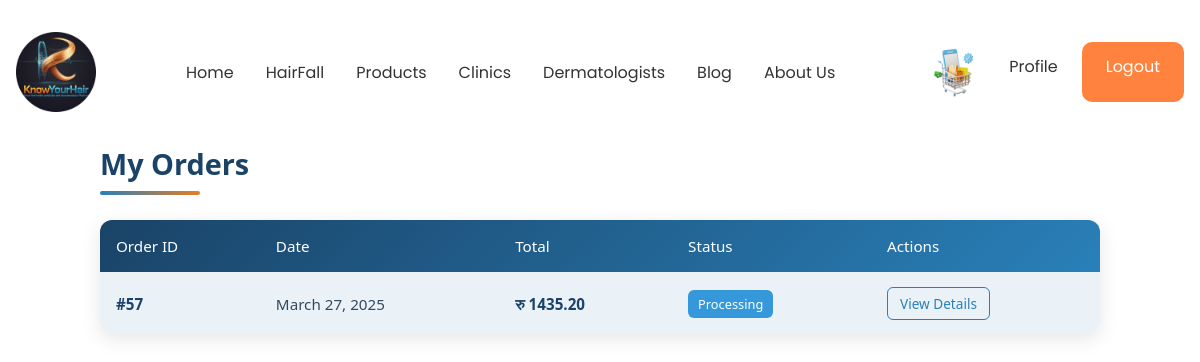
The app's page /product/my-orders/ (signed in), older data.
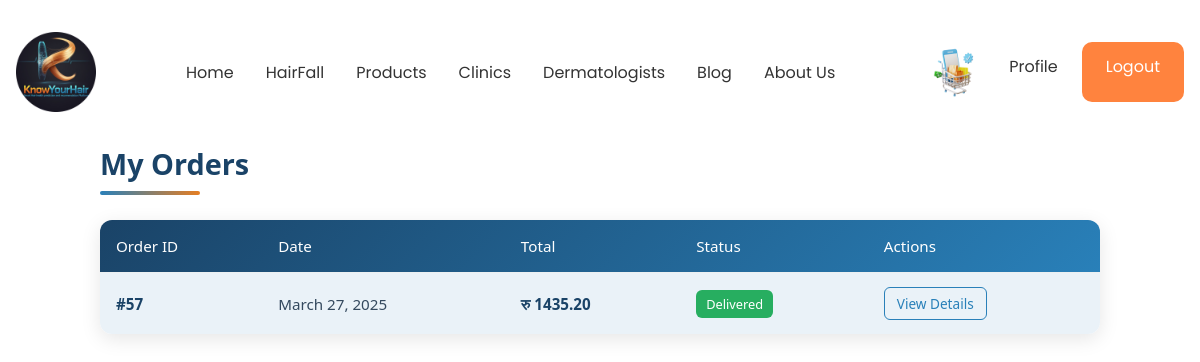
The same page, newer data.
### product/models.py (models this page shows, shortened)
class Order(models.Model):
    STATUS_CHOICES = [
        ('Pending', 'Pending'),
        ('Processing', 'Processing'),
        ('Shipped', 'Shipped'),
        ('Delivered', 'Delivered'),
        ('Cancelled', 'Cancelled'),
    ]
    user = models.ForeignKey(User, on_delete=models.CASCADE, related_name="orders")
    total_amount = models.DecimalField(max_digits=10, decimal_places=2, default=0.00)
    status = models.CharField(max_length=20, choices=STATUS_CHOICES, default='Pending')
    city = models.TextField( default='Kathmandu')
    postal_code = models.TextField(default='44600')
    shipping_address = models.TextField()
    phone = models.CharField(max_length=20)
    created_at = models.DateTimeField(auto_now_add=True)
    updated_at = models.DateTimeField(auto_now=True)
    transaction_uuid = models.CharField(max_length=100, blank=True, null=True)
    payment_ref = models.CharField(max_length=100, blank=True, null=True)
    payment_method = models.CharField(max_length=20, blank=True, null=True)

### product/views.py (the view)
# urls.py: path('my-orders/', views.my_orders, name='my_orders'),
@login_required
def my_orders(request):
    orders = Order.objects.filter(user=request.user).order_by('-created_at')
    return render(request, 'product/my_orders.html', {'orders': orders})

### product/templates/product/my_orders.html (shortened to what this page needs)
{% extends "base/base.html" %}
{% load static %}
{% block myOrders_css %}
<link rel="stylesheet" type="text/css" href="{% static 'product/css/myOrders.css' %}">
{% endblock %}
{% block content %}
<div class="order-list-container">
    <h2 class="order-list-title">My Orders</h2>
    {% if orders %}
        <div class="order-list-table-container">
            <table class="order-list-table">
                <thead class="order-list-table-head">
                    <tr>
                        <th>Order ID</th>
                        <th>Date</th>
                        <th>Total</th>
                        <th>Status</th>
                        <th>Actions</th>
                    </tr>
                </thead>
                <tbody class="order-list-table-body">
                    {% for order in orders %}
                    <tr>
                        <td class="order-list-order-id">#{{ order.id }}</td>
                        <td class="order-list-date">{{ order.created_at|date:"F j, Y" }}</td>
                        <td class="order-list-amount">रु {{ order.total_amount }}</td>
                        <td>
                            <span class="order-list-badge
                                {% if order.status == 'Pending' %}order-list-badge-warning
                                {% elif order.status == 'Processing' %}order-list-badge-info
                                {% elif order.status == 'Shipped' %}order-list-badge-primary
                                {% elif order.status == 'Delivered' %}order-list-badge-success
                                {% else %}order-list-badge-danger{% endif %}">
                                {{ order.status }}
                            </span>
                        </td>
                        <td>
                            <a href="{% url 'order_details' order.id %}" class="order-list-button">View Details</a>
                        </td>
                    </tr>
                    {% endfor %}
                </tbody>
            </table>
        </div>
    {% else %}
        <div class="order-list-alert">
            <p>You haven't placed any orders yet.</p>
            <a href="{% url 'KnowYourHair-product' %}" class="order-list-browse-button">Browse Products</a>
        </div>
    {% endif %}
</div>
{% endblock %}

Row changes from the older to the newer data that the page shows:
changed Order id 57: status "Processing" → "Delivered"
